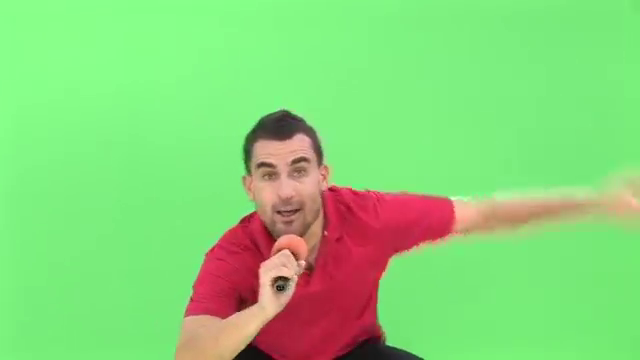
#> input picture frame 60 of python/9_face_detection/video.mp4, 640 x 360 px
$ python 1_face_detection_cascade.py
#> lines starting #> are read from the running program, lines starting #| are printed output that depends on the picture; after the words box and inside, x2 and y2 are one past the last pixel; in counts of white or black regions, pixels touching at a corner belong together
# -*- coding: utf-8 -*-
"""
@author: Romualdo Villalobos
"""

import numpy as np
import cv2


captura = cv2.VideoCapture("video.mp4")

face_cascade = cv2.CascadeClassifier("haarcascade_frontalface_default.xml")


isFirstFrame = True

# Creates the window where slider will be placed
cv2.namedWindow("Salida")


while(True):
    isDisponible, fotograma = captura.read()
#> fotograma is the input picture: shape (360, 640, 3); mean B, G, R 119.9, 210.8, 136.8

    if (isDisponible == True):
        #input
        fotograma_gray = cv2.cvtColor(fotograma, cv2.COLOR_BGR2GRAY)
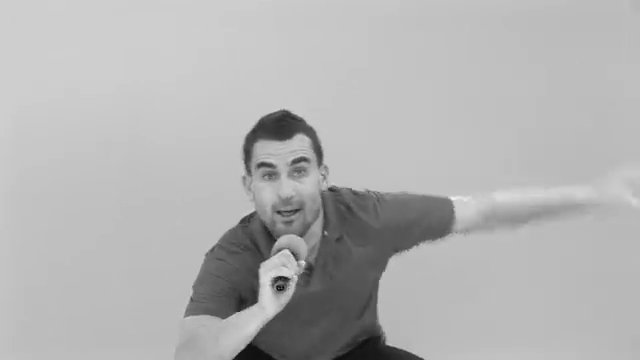
#> fotograma_gray: shape (360, 640); min 11, max 242, mean 178.4

        # detect faces (segmentation)
        faces = face_cascade.detectMultiScale(fotograma_gray, 1.3, 5)
#> faces = [[234, 133, 104, 104]]
        for (x, y, w, h) in faces:
            # draw rectangles
            cv2.rectangle(fotograma, (x, y), (x + w, y + h), (255, 0, 0), 2)
            cv2.rectangle(fotograma_gray, (x, y), (x + w, y + h), (255, 0, 0), 2)
            # draw circles
            x_ = int(x + w/2)
            y_ = int(y + h/2)
            cv2.circle(fotograma, (x_, y_), 5, (255, 255, 0), 10)
            cv2.circle(fotograma_gray, (x_, y_), 5, (255, 255, 0), 10)
#> this loop made 1 pass
#> (x, y, w, h, x_, y_) on pass 1: (234, 133, 104, 104, 286, 185)
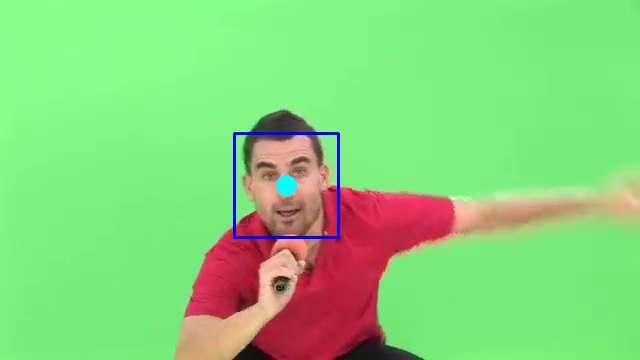
#> fotograma: shape (360, 640, 3); 0.68% of pixels changed, all inside (x1, y1, x2, y2) = (233, 132, 340, 239)
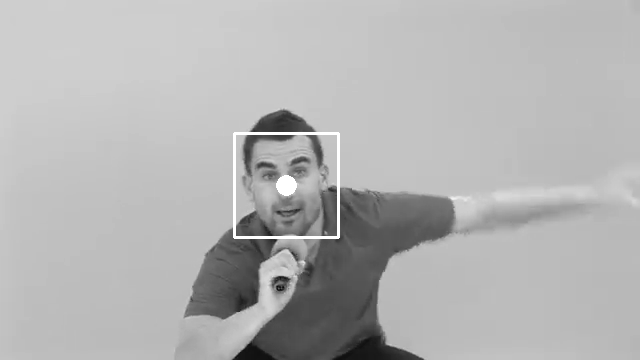
#> fotograma_gray: shape (360, 640); 0.68% of pixels changed, all inside (x1, y1, x2, y2) = (233, 132, 340, 239)

        #shader = cv2.inRange(fotograma, (bmin, gmin, rmin), (bmax, gmax, rmax))
        shader = fotograma_gray
        res = shader.astype(np.uint8)

        # output
        cv2.imshow('Camera', fotograma)
        cv2.imshow('Salida', res)

    else:
        print('Camera not available')


    # Waits for 25ms
    wait = 0xFF & cv2.waitKey(10)
#> (key q is pressed here)
    if (wait == ord('q') or wait == ord('Q')):
        print('Here we go')
        break

captura.release()
cv2.destroyAllWindows()
